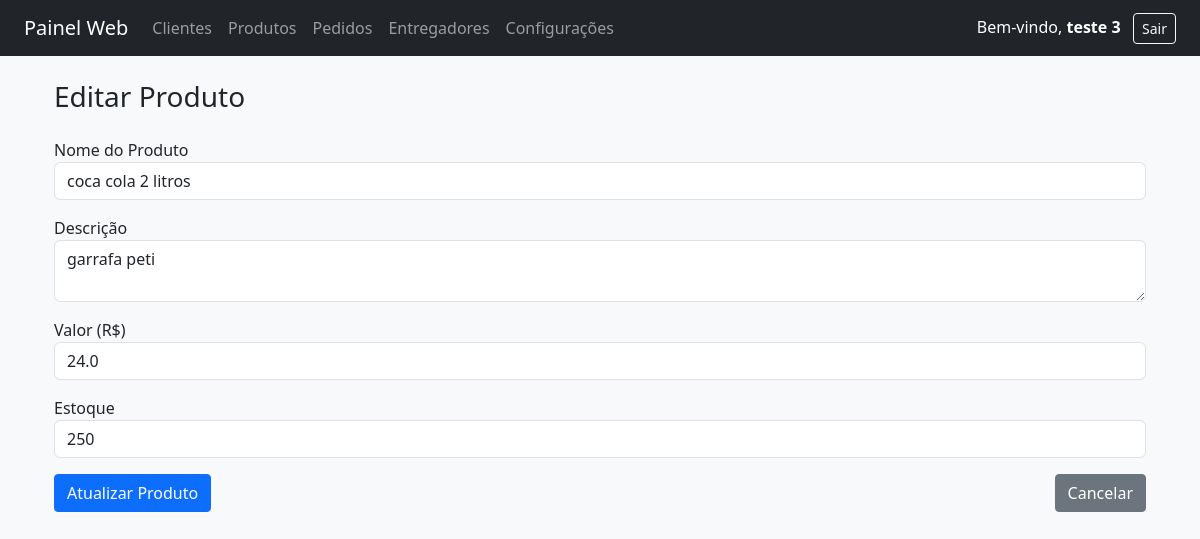
Screenshot of /produtos/editar/3 (signed in) with the database file from the repository.
### tables this page shows
CREATE TABLE "produtos" (
	`id`	INTEGER PRIMARY KEY AUTOINCREMENT,
	`nome`	TEXT NOT NULL,
	`descricao`	TEXT,
	`valor`	REAL NOT NULL,
	`estoque`	INTEGER NOT NULL
);

### routes/produtos.py (the view, shortened to what this page needs)
@bp_produtos.route("/produtos/editar/<int:id>", methods=["GET", "POST"])
def editar_produto(id):
    if "usuario" not in session:
        return redirect(url_for("usuarios.login"))
    con = get_conexao()
    cur = con.cursor()
    cur.execute("SELECT * FROM produtos WHERE id=?", (id,))
    produto = cur.fetchone()
    con.close()
    return render_template("produtos/editar_produto.html", produto=produto)

### main.py (called while the page is built)
def get_config():
    try:
        con = sqlite3.connect("painel.db")
        con.row_factory = sqlite3.Row
        cur = con.cursor()
        cur.execute("SELECT * FROM configuracoes LIMIT 1")
        config = cur.fetchone()
        con.close()
        return config
    except:
        return {}

@app.context_processor
def inject_config():
    config = get_config()
    return dict(config=config)

### routes/produtos.py (called while the page is built)
def get_conexao():
    con = sqlite3.connect(DB)
    con.row_factory = sqlite3.Row
    return con

### templates/produtos/editar_produto.html
{% extends "base.html" %}
{% block conteudo %}
<div class="container mt-4">
  <h3 class="mb-4">Editar Produto</h3>
  <form method="POST">
    <div class="mb-3">
      <label for="nome">Nome do Produto</label>
      <input type="text" name="nome" id="nome" class="form-control"
             value="{{ produto['nome'] }}" required>
    </div>
    <div class="mb-3">
      <label for="descricao">Descrição</label>
      <textarea name="descricao" id="descricao" class="form-control">{{ produto['descricao'] }}</textarea>
    </div>
    <div class="mb-3">
      <label for="valor">Valor (R$)</label>
      <input type="number" name="valor" id="valor" step="0.01" class="form-control"
             value="{{ produto['valor'] }}" required>
    </div>
    <div class="mb-3">
      <label for="estoque">Estoque</label>
      <input type="number" name="estoque" id="estoque" class="form-control"
             value="{{ produto['estoque'] }}">
    </div>
    <div class="d-flex justify-content-between">
      <button type="submit" class="btn btn-primary">Atualizar Produto</button>
      <a href="{{ url_for('produtos.listar_produtos') }}" class="btn btn-secondary">Cancelar</a>
    </div>
  </form>
</div>
{% endblock %}

### static/style.css (style rules this page uses)
body { font-family: 'Segoe UI', sans-serif; }
.btn { border-radius: 4px; }

### rows the page displays
produtos: nome "coca cola 2 litros", descricao "garrafa peti", valor "24.0", estoque "250"

### other values shown
{{ session.get('usuario_nome', 'Usuário') }} "teste 3"
